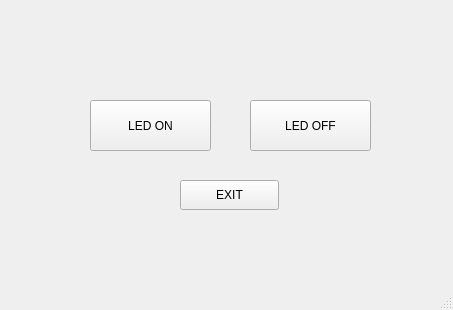
<?xml version="1.0" encoding="UTF-8"?>
<ui version="4.0">
 <class>MainWindow</class>
 <widget class="QMainWindow" name="MainWindow">
  <property name="geometry">
   <rect>
    <x>0</x>
    <y>0</y>
    <width>453</width>
    <height>310</height>
   </rect>
  </property>
  <property name="windowTitle">
   <string>MainWindow</string>
  </property>
  <widget class="QWidget" name="centralwidget">
   <widget class="QPushButton" name="btn_1">
    <property name="geometry">
     <rect>
      <x>90</x>
      <y>100</y>
      <width>121</width>
      <height>51</height>
     </rect>
    </property>
    <property name="text">
     <string>LED ON</string>
    </property>
   </widget>
   <widget class="QPushButton" name="btn_2">
    <property name="geometry">
     <rect>
      <x>250</x>
      <y>100</y>
      <width>121</width>
      <height>51</height>
     </rect>
    </property>
    <property name="text">
     <string>LED OFF</string>
    </property>
   </widget>
   <widget class="QPushButton" name="Btn_exit">
    <property name="geometry">
     <rect>
      <x>180</x>
      <y>180</y>
      <width>99</width>
      <height>30</height>
     </rect>
    </property>
    <property name="text">
     <string>EXIT</string>
    </property>
   </widget>
  </widget>
  <widget class="QMenuBar" name="menubar">
   <property name="geometry">
    <rect>
     <x>0</x>
     <y>0</y>
     <width>453</width>
     <height>28</height>
    </rect>
   </property>
  </widget>
  <widget class="QStatusBar" name="statusbar"/>
 </widget>
 <resources/>
 <connections>
  <connection>
   <sender>Btn_exit</sender>
   <signal>clicked()</signal>
   <receiver>MainWindow</receiver>
   <slot>slot1()</slot>
   <hints>
    <hint type="sourcelabel">
     <x>243</x>
     <y>222</y>
    </hint>
    <hint type="destinationlabel">
     <x>244</x>
     <y>273</y>
    </hint>
   </hints>
  </connection>
 </connections>
 <slots>
  <slot>btn1_1()</slot>
  <slot>btn2Func()</slot>
  <slot>slot1()</slot>
 </slots>
</ui>
